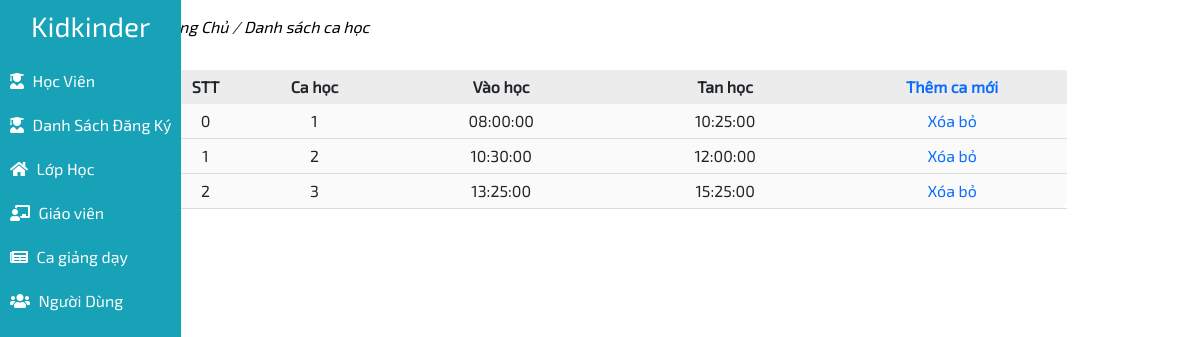
The page /admin/index.php?action=shift on the database as committed earlier.
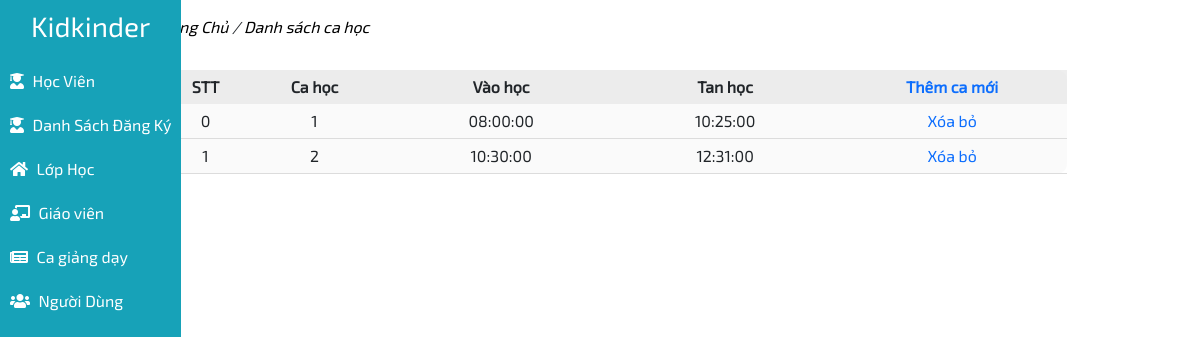
The same page on the database as committed later.
### tables this page shows
CREATE TABLE `shiftClass`  (
  `idShift` int NOT NULL AUTO_INCREMENT,
  `hourStart` time NULL DEFAULT NULL,
  `hourEnd` time NULL DEFAULT NULL,
  `nameShift` varchar(45) NULL DEFAULT NULL,
  PRIMARY KEY (`idShift`) USING BTREE
);

### database/config.php (called while the page is built, shortened)
<?php
    function getConnect(){
        $host = "localhost";
        $dbname = "kisdschool";
        $dbusername = "root";
        $dbpwd = "123456";
        try {
            $conn = new PDO("mysql:host=$host;dbname=$dbname;charset=utf8", $dbusername, $dbpwd);
        }catch(Exception $ex){
            var_dump($ex->getMessage());
            die;
        }
        return $conn;
    }
    function executeQuery($sqlQuery, $getAll = false){
        $conn = getConnect();
        $stmt = $conn->prepare($sqlQuery);
        $stmt->execute();
        $result = $stmt->fetchAll();
        if($getAll){
            return $result;
        }
        return $result[0];
    }
?>

### admin/page/shift.php (the view, shortened to what this page needs)
<?php
$sqlGetShift = "SELECT * FROM shiftClass";
$dataShift = empty(executeQuery($sqlGetShift, true)) ? [] : executeQuery($sqlGetShift, true);
?>
<div class="studentPage">
    <p class="navPage">
        <a href=""><i>Trang Chủ</i></a>
        <i>/</i>
        <a href=""><i>Danh sách ca học</i></a>
    </p>
    <div class="content">
        <table>
            <thead>
                <tr>
                    <th>STT</th>
                    <th>Ca học</th>
                    <th>Vào học</th>
                    <th>Tan học</th>
                    <th>
                        <a href="?action=new-shift">Thêm ca mới</a>
                    </th>
                </tr>
            </thead>
            <tbody>
                <?php foreach ($dataShift as $key => $value): ?>
                <tr>
                    <td><?= $key ?></td>
                    <td class="col-2"><?= $value['nameShift'] ?></td>
                    <td class="col-3"><?= $value['hourStart'] ?></td>
                    <td class="col-3"><?= $value['hourEnd'] ?></td>
                    <td>
                        <a href="?action=remove-shift&id=<?= $value['idShift'] ?>">Xóa bỏ</a>
                    </td>
                </tr>
                <?php endforeach ?>
            </tbody>
        </table>
    </div>
</div>

### admin/index.php (shortened to what this page needs)
<?php
require_once("../database/config.php");
$action = empty($_GET['action']) ? "" : $_GET['action'];
?>
<!DOCTYPE html>
<html lang="en">
<head>
</head>
<body>
    <div class="home">
        <div class="navBar">
            <?php require "./nav_bar.php" ?>
        </div>
        <div class="content">
            <?php
                switch ($action) {
                    case 'shift':
                        include "page/shift.php";
                        break;
                }
            ?>
        </div>
    </div>
</body>
</html>

### database/url.php (shortened to what this page needs)
<link href="https://cdnjs.cloudflare.com/ajax/libs/font-awesome/5.10.0/css/all.min.css" rel="stylesheet">
<link href="lib/flaticon/font/flaticon.css" rel="stylesheet">
<link href="lib/owlcarousel/assets/owl.carousel.min.css" rel="stylesheet">
<link href="lib/lightbox/css/lightbox.min.css" rel="stylesheet">
<link href="css/style.css" rel="stylesheet">

### admin/nav_bar.php (shortened to what this page needs)
<?php
require "../database/url.php";
?>
<link rel="stylesheet" href="./css/style.css">
<link href="https://cdn.jsdelivr.net/npm/bootstrap@5.3.0-alpha3/dist/css/bootstrap.min.css" rel="stylesheet">
<div class="nav">
    <h3>Kidkinder</h3>
    <ul>
        <li>
            <a href="./?action=students">
                <i class="fas fa-user-graduate"></i>
                Học Viên
            </a>
        </li>
        <li>
            <a href="./?action=register-students">
                <i class="fas fa-user-graduate"></i>
                Danh Sách Đăng Ký
            </a>
        </li>
        <li>
            <a href="?action=room">
                <i class="fas fa-home"></i>
                Lớp Học
            </a>
        </li>
        <li>
            <a href="?action=teacher">
                <i class="fas fa-chalkboard-teacher"></i>
                Giáo viên
            </a>
        </li>
        <li>
            <a href="?action=shift">
                <i class="fas fa-newspaper"></i>
                Ca giảng dạy
            </a>
        </li>
        <li>
            <a href="?action=users">
                <i class="fas fa-users"></i>
                Người Dùng
            </a>
        </li>
    </ul>
</div>

### admin/css/style.css (style rules this page uses)
* { margin: 0; padding: 0; font-family: "Exo2"; }
.home { display: flex; }
.nav { background-color: #17a2b8; height: 100vh; padding: 10px 0px; margin-right: 15px; display: flex; flex-direction: column; align-items: flex-start; position: fixed; max-width: 200px; }
.nav h3 { color: white; text-align: center !important; padding-bottom: 15px; margin: 0 auto; }
.nav ul { padding: 0; margin: 0; width: 100%; }
.nav ul li { list-style: none; padding: 10px; }
.nav ul li a { text-decoration: none; color: white; display: block; }
.nav ul li a i { margin-right: 5px; }
.home { display: flex; justify-content: space-between; }
.home .navBar { width: 12%; }
.home .content { width: 90%; padding: 15px ; }
.navPage a { color: black; text-decoration: none; }
.studentPage .content a { text-decoration: none; }
.content table { width: 100%; }
.content table thead th { padding: 5px 10px; text-align: center; }
.content table tbody td { text-align: center; padding: 5px 0px; border-bottom: 1px solid gainsboro; }
.content table { text-align: center; width: 100%; background: #f3f3f373; padding: 10px; border-radius: 10px; }
.content table thead th { background-color: #e5e5e5a6; padding: 5px 0px; }

Rows that differ between the two databases and show on the page:
removed shiftclass: key "1", nameShift "2", hourStart "10:30:00", hourEnd "12:00:00"
removed shiftclass: key "2", nameShift "3", hourStart "13:25:00", hourEnd "15:25:00"
added shiftclass: key "1", nameShift "2", hourStart "10:30:00", hourEnd "12:31:00"
